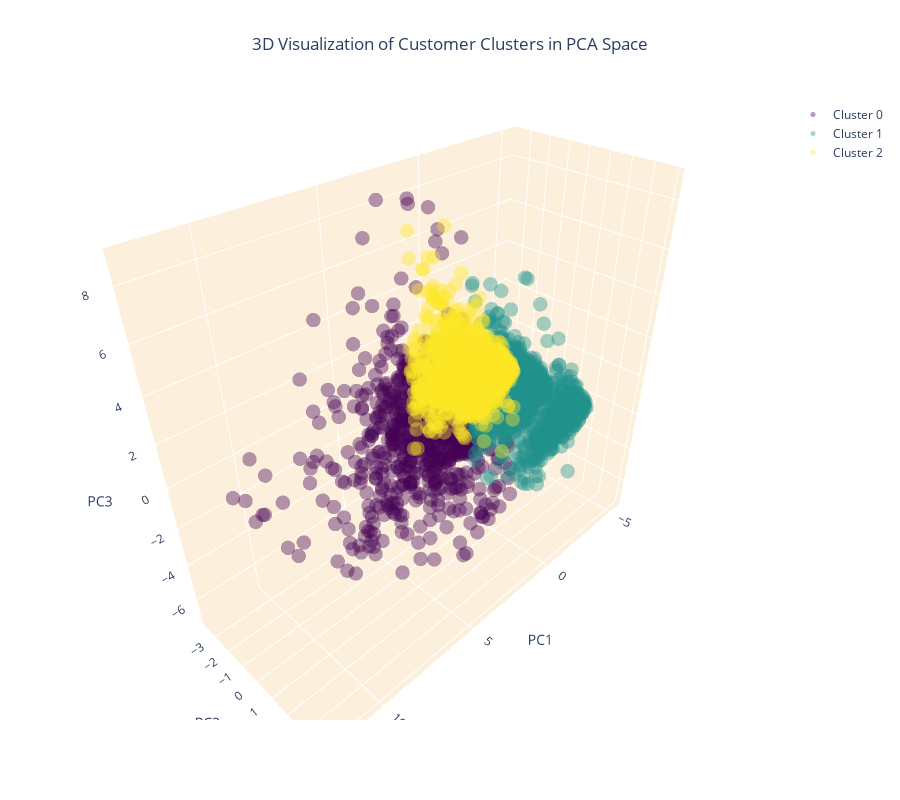

Notebook cell for this chart:
### Code cell
# Create separate data frames for each cluster
cluster_0 = customer_data_pca[customer_data_pca['cluster'] == 0]
cluster_1 = customer_data_pca[customer_data_pca['cluster'] == 1]
cluster_2 = customer_data_pca[customer_data_pca['cluster'] == 2]

# Create a 3D scatter plot
fig = go.Figure()

# Add data points for each cluster separately and specify the color
fig.add_trace(go.Scatter3d(x=cluster_0['PC1'], y=cluster_0['PC2'], z=cluster_0['PC3'], 
                           mode='markers', marker=dict(color=colors[0], size=5, opacity=0.4), name='Cluster 0'))
fig.add_trace(go.Scatter3d(x=cluster_1['PC1'], y=cluster_1['PC2'], z=cluster_1['PC3'], 
                           mode='markers', marker=dict(color=colors[1], size=5, opacity=0.4), name='Cluster 1'))
fig.add_trace(go.Scatter3d(x=cluster_2['PC1'], y=cluster_2['PC2'], z=cluster_2['PC3'], 
                           mode='markers', marker=dict(color=colors[2], size=5, opacity=0.4), name='Cluster 2'))

# Set the title and layout details
fig.update_layout(
    title=dict(text='3D Visualization of Customer Clusters in PCA Space', x=0.5),
    scene=dict(
        xaxis=dict(backgroundcolor="#fcf0dc", gridcolor='white', title='PC1'),
        yaxis=dict(backgroundcolor="#fcf0dc", gridcolor='white', title='PC2'),
        zaxis=dict(backgroundcolor="#fcf0dc", gridcolor='white', title='PC3'),
    ),
    width=900,
    height=800
)

# Show the plot
fig.show()

### Figure 1 — Plotly figure (JSON) as saved in the notebook; plotly's stock layout.template omitted (floating-point values rounded to 4 significant figures; data arrays with more than 128 entries replaced by an {"elided": "..."} marker saying what was removed)
{"data": [{"marker": {"color": "#440154", "opacity": 0.4, "size": 5}, "mode": "markers", "name": "Cluster 0", "type": "scatter3d", "x": {"elided": "736 float values"}, "y": {"elided": "736 float values"}, "z": {"elided": "736 float values"}}, {"marker": {"color": "#21918c", "opacity": 0.4, "size": 5}, "mode": "markers", "name": "Cluster 1", "type": "scatter3d", "x": {"elided": "1656 float values"}, "y": {"elided": "1656 float values"}, "z": {"elided": "1656 float values"}}, {"marker": {"color": "#fde725", "opacity": 0.4, "size": 5}, "mode": "markers", "name": "Cluster 2", "type": "scatter3d", "x": {"elided": "1675 float values"}, "y": {"elided": "1675 float values"}, "z": {"elided": "1675 float values"}}], "layout": {"height": 800, "scene": {"xaxis": {"backgroundcolor": "#fcf0dc", "gridcolor": "white", "title": {"text": "PC1"}}, "yaxis": {"backgroundcolor": "#fcf0dc", "gridcolor": "white", "title": {"text": "PC2"}}, "zaxis": {"backgroundcolor": "#fcf0dc", "gridcolor": "white", "title": {"text": "PC3"}}}, "title": {"text": "3D Visualization of Customer Clusters in PCA Space", "x": 0.5}, "width": 900}}
